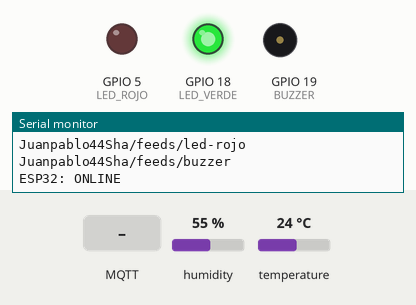
Simulated run of this sketch. Board: ESP32. On the bench: output pins drawn as LEDs (lit = HIGH), buzzer (waves = sounding, pin HIGH), the last lines printed to the serial monitor. Inputs (shaded band) come from the test bench; at power-on: humidity 55 %, temperature 24 °C. WiFi joins after 1.5 s; servers stay silent unless stated; no MQTT or app messages arrive unless stated.

Above: at 3.7 s.
3.8 s: MQTT message "ON" arrives on the first subscribed topic
At 4.6 s:
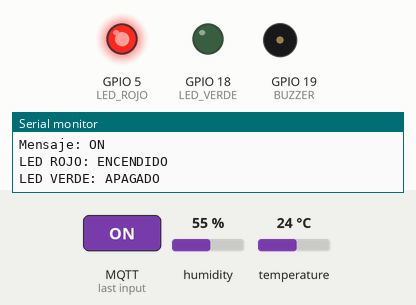
5.3 s: MQTT message "ON" arrives on the second subscribed topic
At 5.7 s:
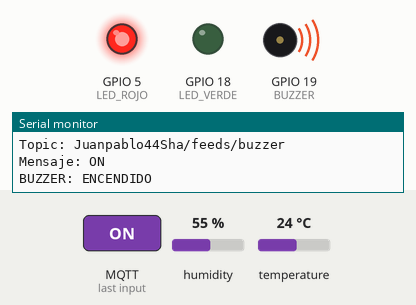
6.8 s: MQTT message "0" arrives on the first subscribed topic
At 8.0 s:
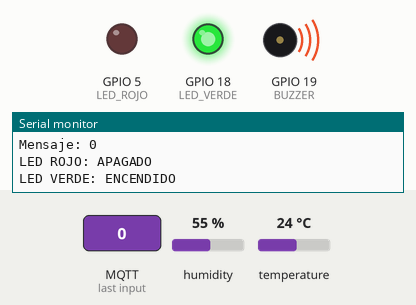
8.3 s: MQTT message "1" arrives on the first subscribed topic
At 9.2 s:
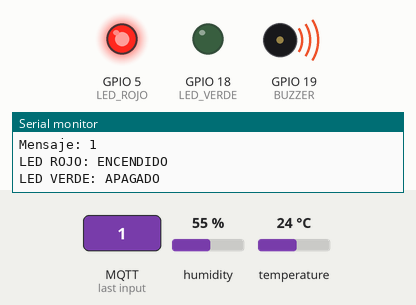
11.5 s: MQTT message "2" arrives on the first subscribed topic
At 12.8 s:
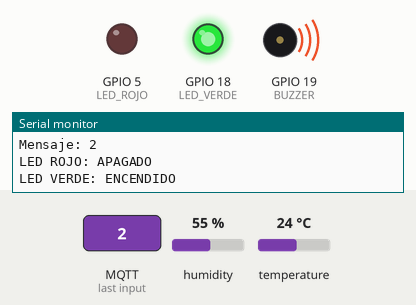
Timing chart, 0 to 14.0 s (numbered marks = the images above; inputs shaded):
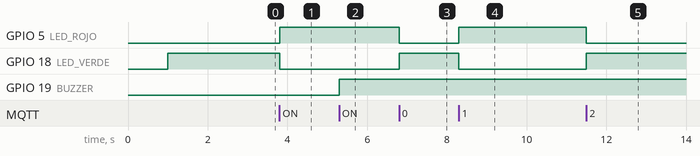

The sketch:

CodigoadafruitIFTTT.ino
```cpp
#include <WiFi.h>
#include <PubSubClient.h>
#include <DHT.h>

// ====== CREDENCIALES ======
const char* ssid     = "Galaxial";          // Cambia si es necesario
const char* password = "shadow92710";

#define AIO_SERVER      "io.adafruit.com"
#define AIO_SERVERPORT  1883
#define AIO_USERNAME  "Juanpablo44Sha"
#define AIO_KEY       "aio_fOzu358NUeQmacl1Ha7ciDE8VcRF"

// =====================================================
//                     PINES
// =====================================================

#define DHTPIN 4
#define DHTTYPE DHT11

#define LDR_PIN 34

#define LED_ROJO 5
#define LED_VERDE 18

#define BUZZER 19

// =====================================================
//                  OBJETOS
// =====================================================

DHT dht(DHTPIN, DHTTYPE);

WiFiClient espClient;
PubSubClient client(espClient);

// =====================================================
//              CONFIGURACIÓN DE TIEMPO
// =====================================================

// Semana 13: publicar cada 10 segundos
unsigned long ultimoEnvio = 0;
const unsigned long INTERVALO = 10000;

// Tiempo para revisar WiFi
unsigned long ultimoIntentoWiFi = 0;
const unsigned long INTERVALO_WIFI = 10000;

// =====================================================
//                 CALLBACK MQTT
// =====================================================

void callback(char* topic, byte* payload, unsigned int length) {

  String mensaje = "";

  for (int i = 0; i < length; i++) {
    mensaje += (char)payload[i];
  }

  Serial.println();
  Serial.println("===== MENSAJE MQTT RECIBIDO =====");
  Serial.print("Topic: ");
  Serial.println(topic);
  Serial.print("Mensaje: ");
  Serial.println(mensaje);

  // ---------------------------------------------------
  // CONTROL LED ROJO / LED VERDE
  // ---------------------------------------------------

  if (String(topic) == String(AIO_USERNAME) + "/feeds/led-rojo") {

    if (mensaje == "ON" || mensaje == "1") {

      digitalWrite(LED_ROJO, HIGH);
      digitalWrite(LED_VERDE, LOW);

      Serial.println("LED ROJO: ENCENDIDO");
      Serial.println("LED VERDE: APAGADO");

    } else {

      digitalWrite(LED_ROJO, LOW);
      digitalWrite(LED_VERDE, HIGH);

      Serial.println("LED ROJO: APAGADO");
      Serial.println("LED VERDE: ENCENDIDO");
    }
  }

  // ---------------------------------------------------
  // CONTROL BUZZER
  // ---------------------------------------------------

  if (String(topic) == String(AIO_USERNAME) + "/feeds/buzzer") {

    if (mensaje == "ON" || mensaje == "1") {

      digitalWrite(BUZZER, HIGH);

      Serial.println("BUZZER: ENCENDIDO");

    } else {

      digitalWrite(BUZZER, LOW);

      Serial.println("BUZZER: APAGADO");
    }
  }
}

// =====================================================
//                  CONECTAR WIFI
// =====================================================

void conectarWiFi() {

  if (WiFi.status() == WL_CONNECTED) {
    return;
  }

  Serial.println();
  Serial.print("Conectando a WiFi: ");
  Serial.println(ssid);

  WiFi.begin(ssid, password);

  unsigned long inicio = millis();

  while (WiFi.status() != WL_CONNECTED &&
         millis() - inicio < 15000) {

    delay(500);
    Serial.print(".");
  }

  Serial.println();

  if (WiFi.status() == WL_CONNECTED) {

    Serial.println("[OK] WiFi conectado");
    Serial.print("IP del ESP32: ");
    Serial.println(WiFi.localIP());

  } else {

    Serial.println("[ERROR] No se pudo conectar al WiFi");
  }
}

// =====================================================
//                RECONEXIÓN MQTT
// =====================================================

void reconnect() {

  while (!client.connected()) {

    Serial.print("Conectando a Adafruit IO... ");

    String clientID = "ESP32_AulaUTS_";
    clientID += String((uint32_t)ESP.getEfuseMac(), HEX);

    if (client.connect(
          clientID.c_str(),
          AIO_USERNAME,
          AIO_KEY)) {

      Serial.println("OK");

      // ------------------------------------------------
      // SUSCRIPCIÓN AL FEED DEL LED
      // ------------------------------------------------

      String topicLed =
        String(AIO_USERNAME) + "/feeds/led-rojo";

      client.subscribe(topicLed.c_str());

      // ------------------------------------------------
      // SUSCRIPCIÓN AL FEED DEL BUZZER
      // ------------------------------------------------

      String topicBuzzer =
        String(AIO_USERNAME) + "/feeds/buzzer";

      client.subscribe(topicBuzzer.c_str());

      // ------------------------------------------------
      // PUBLICAR ESTADO ONLINE
      // ------------------------------------------------

      String topicEstado =
        String(AIO_USERNAME) + "/feeds/estado";

      client.publish(
        topicEstado.c_str(),
        "online"
      );

      Serial.println("Suscrito a:");
      Serial.println(topicLed);
      Serial.println(topicBuzzer);

      Serial.println("ESP32: ONLINE");

    } else {

      Serial.print("Fallo MQTT, rc=");
      Serial.println(client.state());

      Serial.println("Reintentando en 2 segundos...");

      delay(2000);
    }
  }
}

// =====================================================
//                 PUBLICAR DATOS
// =====================================================

void publicarDatos() {

  // ---------------------------------------------------
  // LEER DHT11
  // ---------------------------------------------------

  float temperatura = dht.readTemperature();
  float humedad = dht.readHumidity();

  // ---------------------------------------------------
  // LEER LDR
  // ---------------------------------------------------

  int luminosidad = analogRead(LDR_PIN);

  // ---------------------------------------------------
  // COMPROBAR DHT11
  // ---------------------------------------------------

  if (isnan(temperatura) || isnan(humedad)) {

    Serial.println();
    Serial.println("[ERROR] No se pudo leer el DHT11");

    return;
  }

  // ===================================================
  // CREAR TOPICS
  // ===================================================

  String topicTemperatura =
    String(AIO_USERNAME) + "/feeds/temperatura";

  String topicHumedad =
    String(AIO_USERNAME) + "/feeds/humedad";

  String topicLuminosidad =
    String(AIO_USERNAME) + "/feeds/luminosidad";

  // ===================================================
  // CONVERTIR DATOS A TEXTO
  // ===================================================

  String valorTemperatura =
    String(temperatura, 1);

  String valorHumedad =
    String(humedad, 1);

  String valorLuminosidad =
    String(luminosidad);

  // ===================================================
  // PUBLICAR TEMPERATURA
  // ===================================================

  bool enviadoTemperatura = client.publish(
    topicTemperatura.c_str(),
    valorTemperatura.c_str()
  );

  // ===================================================
  // PUBLICAR HUMEDAD
  // ===================================================

  bool enviadoHumedad = client.publish(
    topicHumedad.c_str(),
    valorHumedad.c_str()
  );

  // ===================================================
  // PUBLICAR LUMINOSIDAD
  // ===================================================

  bool enviadoLuminosidad = client.publish(
    topicLuminosidad.c_str(),
    valorLuminosidad.c_str()
  );

  // ===================================================
  // MOSTRAR RESULTADOS EN MONITOR SERIAL
  // ===================================================

  Serial.println();
  Serial.println("=================================");
  Serial.println("       DATOS ENVIADOS A MQTT");
  Serial.println("=================================");

  Serial.print("Temperatura: ");
  Serial.print(temperatura, 1);
  Serial.println(" °C");

  Serial.print("Humedad:     ");
  Serial.print(humedad, 1);
  Serial.println(" %");

  Serial.print("Luz ADC:     ");
  Serial.println(luminosidad);

  Serial.println("---------------------------------");

  Serial.print("Temperatura publicada: ");
  Serial.println(enviadoTemperatura ? "SI" : "NO");

  Serial.print("Humedad publicada:     ");
  Serial.println(enviadoHumedad ? "SI" : "NO");

  Serial.print("Luminosidad publicada: ");
  Serial.println(enviadoLuminosidad ? "SI" : "NO");

  Serial.println("=================================");
}

// =====================================================
//                       SETUP
// =====================================================

void setup() {

  // ---------------------------------------------------
  // MONITOR SERIAL
  // ---------------------------------------------------

  Serial.begin(115200);

  delay(1000);

  Serial.println();
  Serial.println("=================================");
  Serial.println("     PROYECTO IoT - SEMANA 13");
  Serial.println("=================================");

  // ---------------------------------------------------
  // CONFIGURAR PINES
  // ---------------------------------------------------

  pinMode(LED_ROJO, OUTPUT);
  pinMode(LED_VERDE, OUTPUT);
  pinMode(BUZZER, OUTPUT);

  // ---------------------------------------------------
  // ESTADO INICIAL
  // ---------------------------------------------------

  digitalWrite(LED_ROJO, LOW);
  digitalWrite(LED_VERDE, HIGH);
  digitalWrite(BUZZER, LOW);

  // ---------------------------------------------------
  // INICIAR DHT11
  // ---------------------------------------------------

  dht.begin();

  Serial.println("DHT11 iniciado");
  Serial.println("LDR iniciado");
  Serial.println("LEDs configurados");
  Serial.println("Buzzer configurado");

  // ---------------------------------------------------
  // CONECTAR WIFI
  // ---------------------------------------------------

  conectarWiFi();

  // ---------------------------------------------------
  // CONFIGURAR MQTT
  // ---------------------------------------------------

  client.setServer(
    AIO_SERVER,
    AIO_SERVERPORT
  );

  client.setCallback(callback);

  Serial.println();
  Serial.println("Servidor MQTT configurado");
  Serial.println("Adafruit IO: io.adafruit.com");

  Serial.println();
  Serial.println("Sistema listo.");
}

// =====================================================
//                        LOOP
// =====================================================

void loop() {

  // ===================================================
  // COMPROBAR WIFI
  // ===================================================

  if (WiFi.status() != WL_CONNECTED) {

    unsigned long ahora = millis();

    if (ahora - ultimoIntentoWiFi >= INTERVALO_WIFI) {

      ultimoIntentoWiFi = ahora;

      Serial.println();
      Serial.println("[AVISO] WiFi desconectado");

      conectarWiFi();
    }

    return;
  }

  // ===================================================
  // COMPROBAR MQTT
  // ===================================================

  if (!client.connected()) {

    reconnect();
  }

  // Mantener comunicación MQTT
  client.loop();

  // ===================================================
  // PUBLICAR CADA 10 SEGUNDOS
  // ===================================================

  unsigned long ahora = millis();

  if (ahora - ultimoEnvio >= INTERVALO) {

    ultimoEnvio = ahora;

    publicarDatos();
  }
}
```

Measured:
- after the input at 3.8 s, GPIO 5 (LED_ROJO): LOW → HIGH at once; GPIO 18 (LED_VERDE): HIGH → LOW at once
- after the input at 5.3 s, GPIO 19 (BUZZER): LOW → HIGH at once
- after the input at 6.8 s, GPIO 5 (LED_ROJO): HIGH → LOW at once; GPIO 18 (LED_VERDE): LOW → HIGH at once
- after the input at 8.3 s, GPIO 5 (LED_ROJO): LOW → HIGH at once; GPIO 18 (LED_VERDE): HIGH → LOW at once
- after the input at 11.5 s, GPIO 5 (LED_ROJO): HIGH → LOW at once; GPIO 18 (LED_VERDE): LOW → HIGH at once
